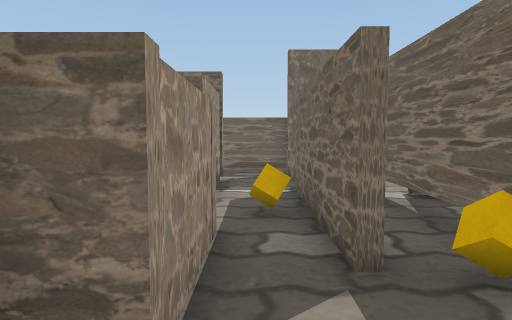
view 1 (above)

24 first-person views from a walk through a 3-D level made in the Unity game engine. The camera is 1.4 m above the floor, tilts 4° down and sees 75° across. The floor is counted in squares, 1 m on a side. Each view is taken from the middle of a square. On the plan, view 1 faces up. The plan holds only what a view shows up to about 15 squares ahead; the rest is blank. The player character is not drawn. Some surface patterns are stand-ins.

view 2
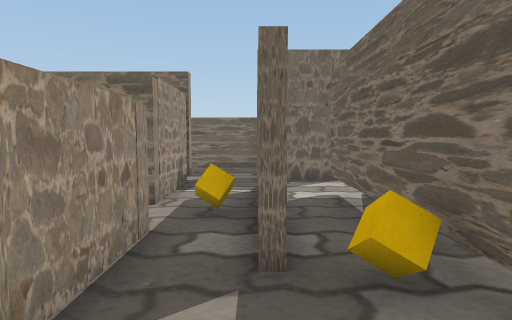

view 3
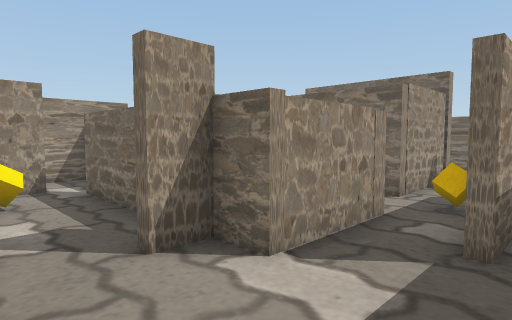

view 4
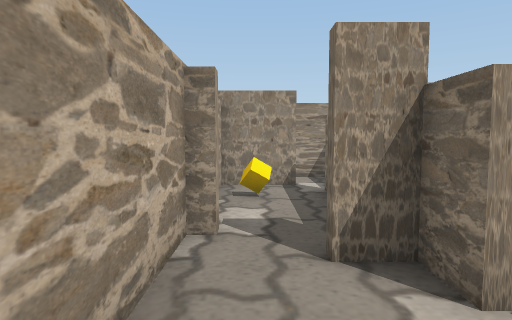

view 5
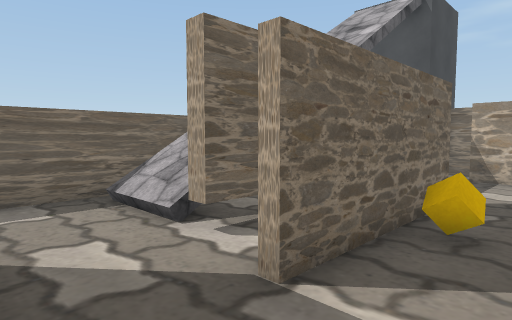

view 6
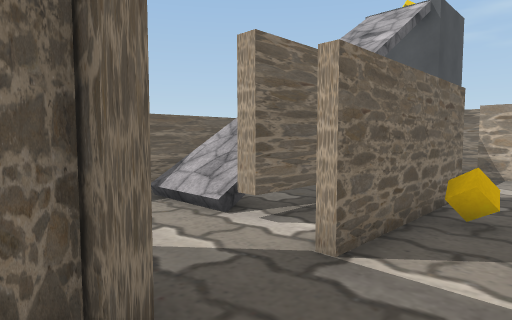

view 7
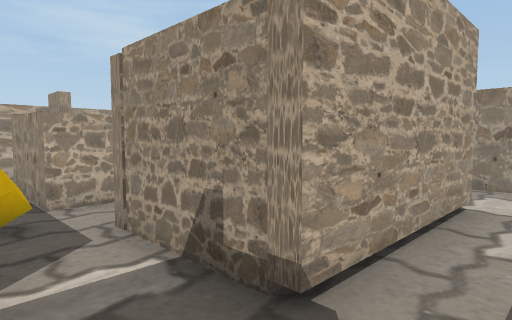

view 8
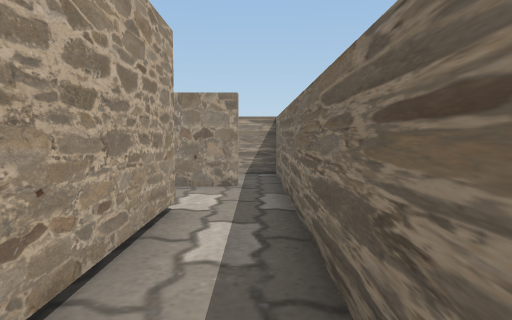

view 9
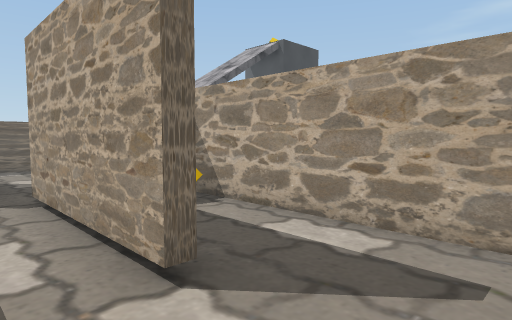

view 10
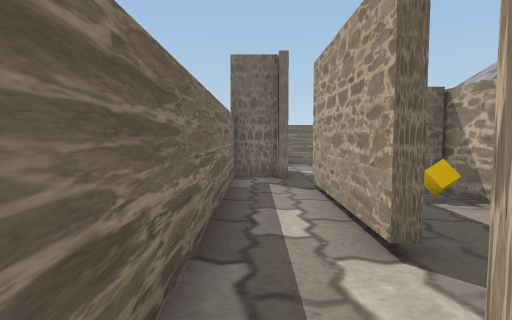

view 11
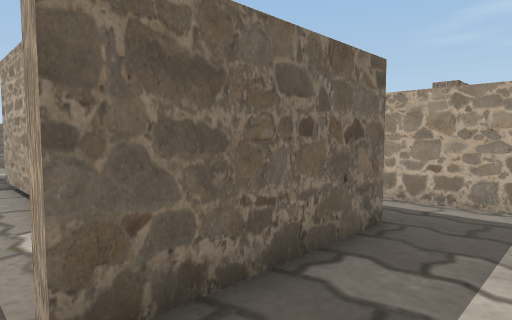

view 12
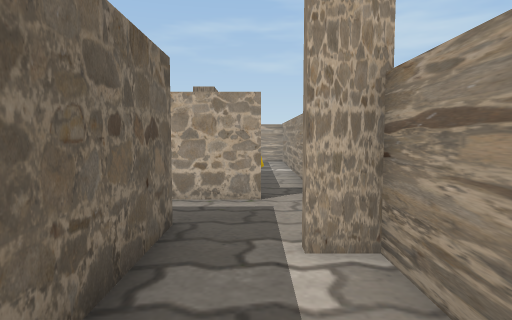

view 13
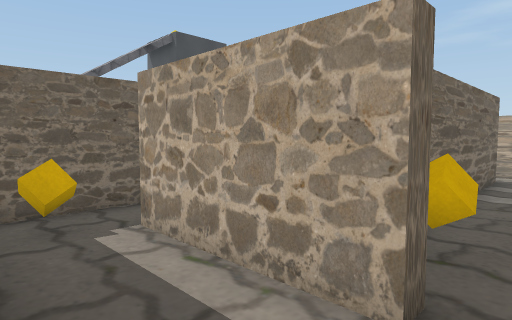

view 14
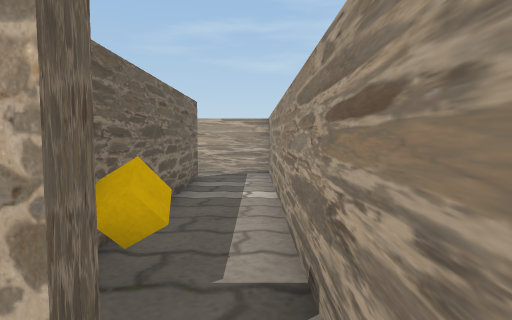

view 15
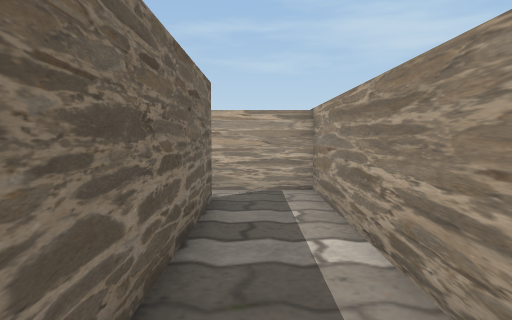

view 16
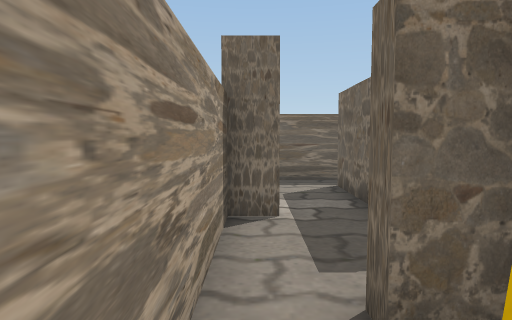

view 17
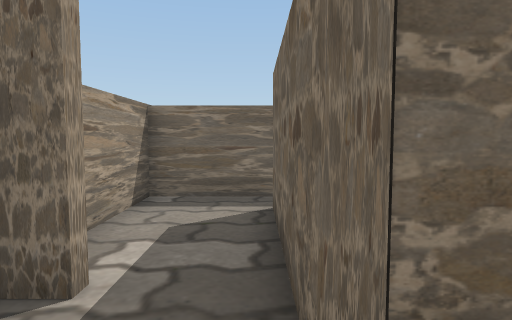

view 18
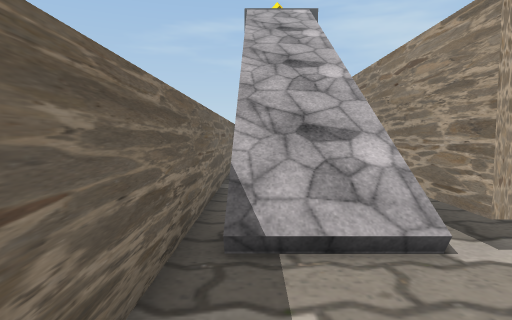

view 19
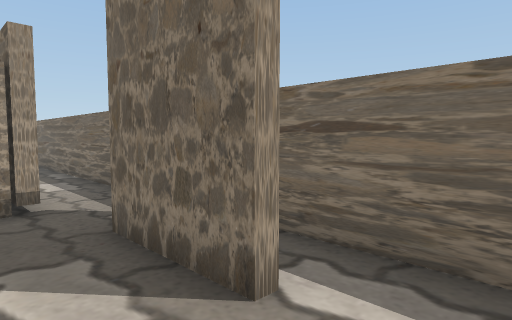

view 20
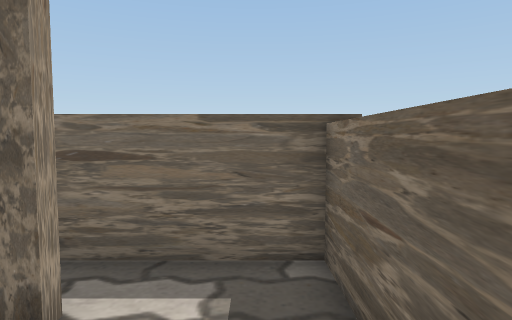

view 21
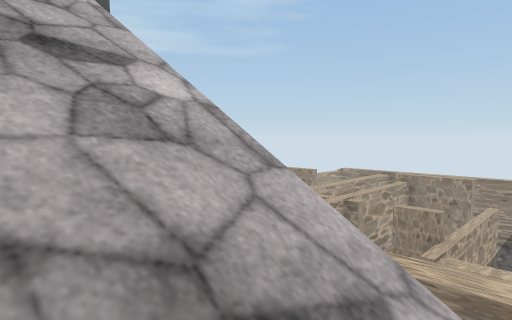

view 22
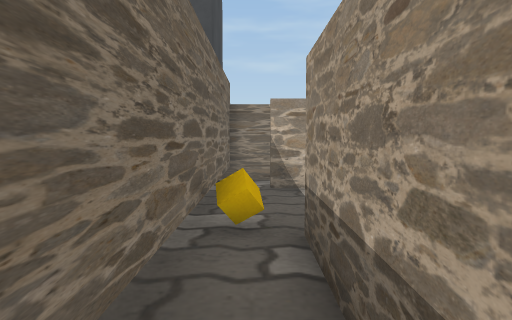

view 23
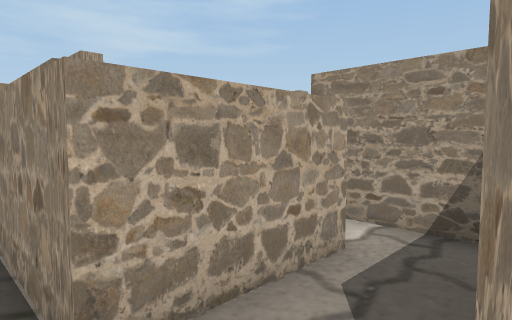

view 24
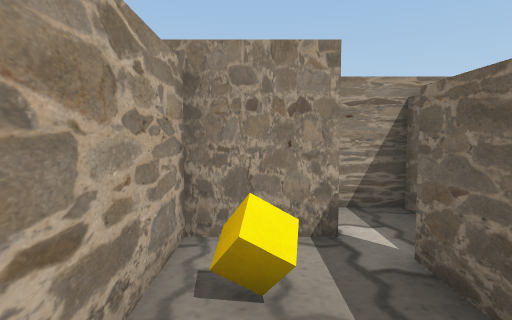

### Floor plan
Key: @ floor where view 1 was taken; # wall or solid block; . floor; / step, stairs or slope; = window, fence, low wall or low ledge; v drop or lower ground; O other object.
Columns run from 13 left of view 1 to 7 right of it. Each row starts with its distance up from view 1.
 13 #####################
 12 #..............#....#
 11 #..##..........###..#
 10 #..##..######.......#
  9 #..# .......#.......#
  8 ##.# .....O.#.#.#///#
  7 #..##########.#.#///=
  6 #......O#....O#.#///
  5 #.......#####.#.=///
  4 #.#####.#   #.#.#///
  3 #.O## # #   #.#O#///
  2 #..# .#######...v///
  1 #..###.....#....v///
  0 #..###.O.....@..v///
 -1 #..############.#///
 -2 #..#           .#///
 -3 #..#           ##
 -4 #..#
 -5 #..#
 -6 #...
 -7 ####

Positions as (right, up) in squares from view 1, and headings:
1: (0, 0), facing up
2: (1, 0), facing up
3: (2, -1), facing up-left
4: (2, 0), facing left
5: (-1, 11), facing down-right
6: (-1, 12), facing down-right
7: (1, 12), facing down-left
8: (0, 12), facing left
9: (-9, 12), facing down-right
10: (-10, 12), facing right
11: (-12, 12), facing down-right
12: (-11, 12), facing down
13: (-12, 7), facing down-right
14: (-12, 6), facing down
15: (-11, 2), facing down
16: (-12, 2), facing up
17: (-10, 5), facing up
18: (6, 12), facing down
19: (6, 9), facing up-left
20: (6, 8), facing up
21: (6, 4), facing down-left
22: (2, 8), facing down
23: (0, 7), facing down-left
24: (-3, 0), facing left
